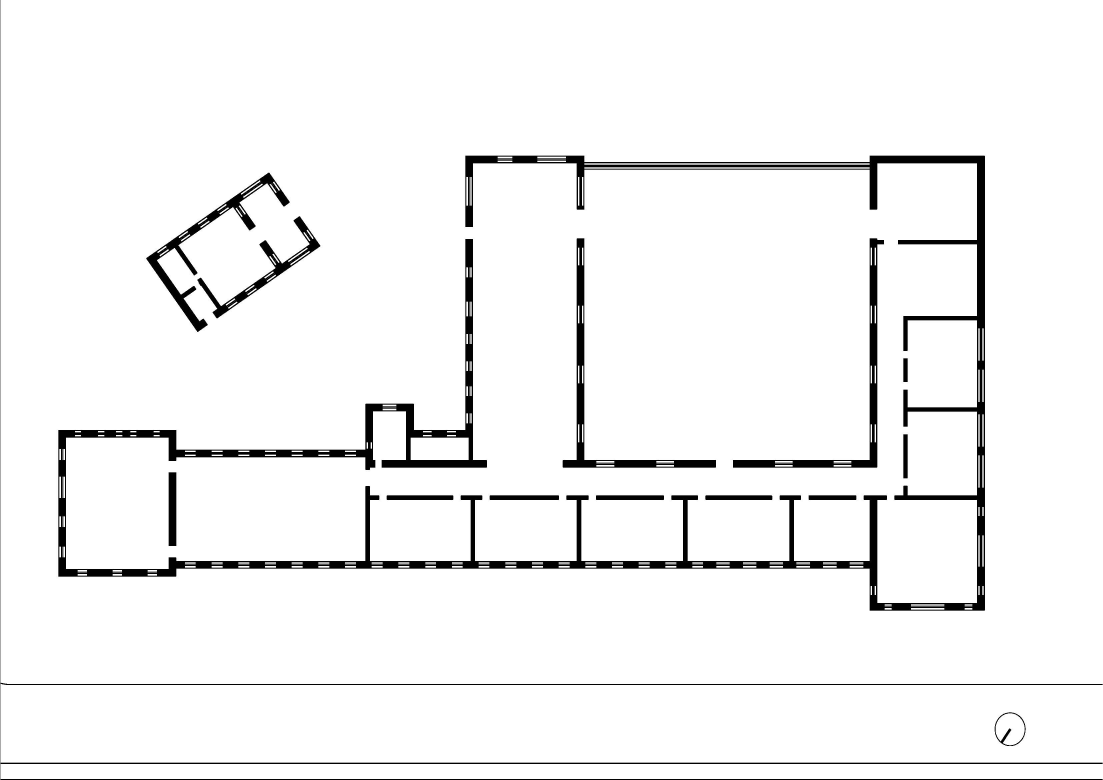
#> input picture oude/construction_site_bk.jpg, 3309 x 2339 px (shown at 1/3 size)
$ python 'Lowerlevel_network oud.py'
#> lines starting #> are read from the running program, lines starting #| are printed output that depends on the picture; after the words box and inside, x2 and y2 are one past the last pixel; in counts of white or black regions, pixels touching at a corner belong together; long printed decimals are rounded
import numpy as np
import matplotlib.pyplot as plt
import cv2
import random
import math
import BIM_mockup as BIM

class Node:
    def __init__(self, point):
        self.point = point
        self.parent = None
        self.cost = 0

class RRTStar:
    def __init__(self, image_path, start, goal, max_iter=10000, goal_radius=20, step_size=10, search_radius=10):
        self.max_iter = max_iter
        self.goal_radius = goal_radius
        self.step_size = step_size
        self.search_radius = search_radius

        # Read and preprocess the image
        self.binary_map = self.load_and_process_map(image_path)
#> in load_and_process_map, floor_plan is the input picture: shape (2339, 3309); min 0, max 255, mean 243.4
#> in load_and_process_map, `_, binary_map = cv2.threshold(floor_plan, 200, 255, cv2.THRESH_BINARY_..`:
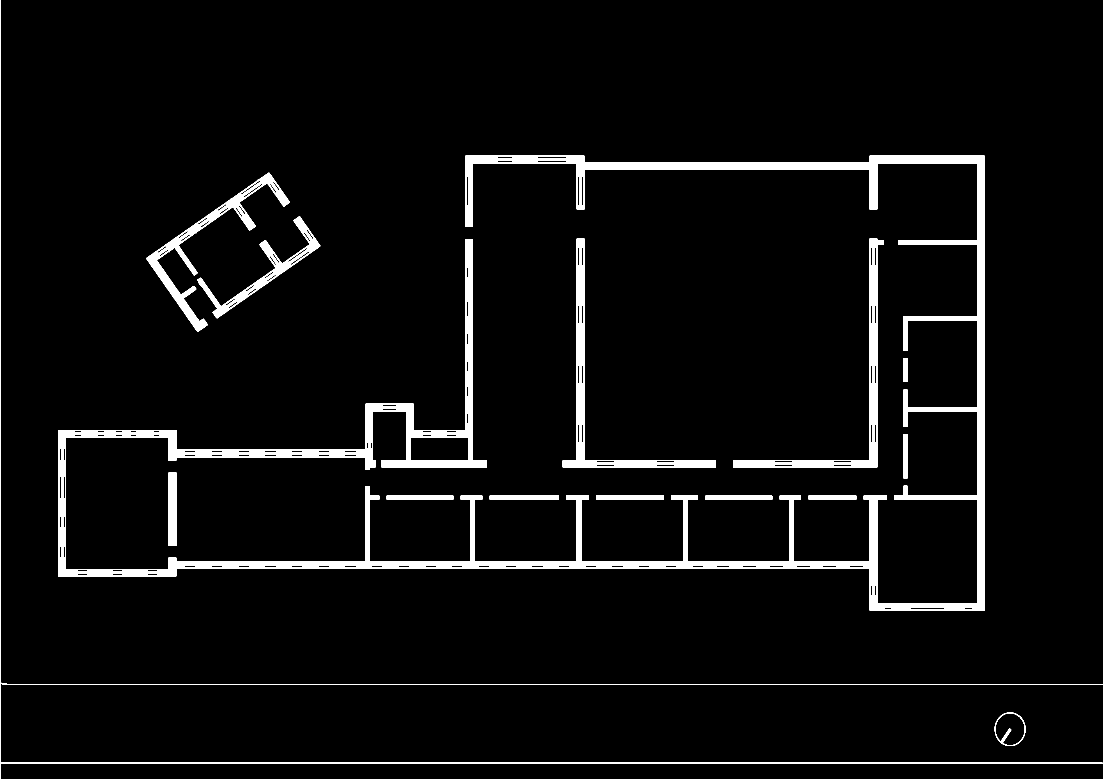
#> binary_map: shape (2339, 3309) (shown at 1/3 size); 4.5% white; 19 white regions (4 under 20 px), largest, box (x1, y1, x2, y2) and area: (175, 467, 2955, 1832) 218451, (1, 0, 3308, 2339) 32105, (1688, 715, 2148, 1403) 22990

        # Initialize start and goal nodes
        self.start_node = Node(start)
        self.goal_node = Node(goal)
        self.tree = [self.start_node]

    @staticmethod
    def load_and_process_map(image_path):
        floor_plan = cv2.imread(image_path, cv2.IMREAD_GRAYSCALE)
        _, binary_map = cv2.threshold(floor_plan, 200, 255, cv2.THRESH_BINARY_INV)
        return binary_map // 255  # Convert to binary (1 for obstacles, 0 for free space)

    @staticmethod
    def distance(p1, p2):
        return math.hypot(p1[0] - p2[0], p1[1] - p2[1])

    @staticmethod
    def random_point(image_shape):
        ptrand = random.randint(0, image_shape[1] - 1), random.randint(0, image_shape[0] - 1)
        print(ptrand)
        return ptrand

    def nearest(self, point):
        return min(self.tree, key=lambda node: self.distance(node.point, point))

    def is_collision_free(self, p1, p2):
        num_points = int(self.distance(p1, p2) / 2) #increase for less detail
        for i in range(num_points):
            u = i / num_points
            x = int(p1[0] * (1 - u) + p2[0] * u)
            y = int(p1[1] * (1 - u) + p2[1] * u)
            if self.binary_map[y, x] == 1:  # 1 indicates an obstacle
                return False
        return True

    def nearby_nodes(self, point, radius):
        return [node for node in self.tree if self.distance(node.point, point) < radius]

    def rewire(self, new_node, nearby_nodes):
        for node in nearby_nodes:
            if node is not new_node.parent:
                new_cost = new_node.cost + self.distance(new_node.point, node.point)
                if new_cost < node.cost and self.is_collision_free(new_node.point, node.point):
                    node.parent = new_node
                    node.cost = new_cost

    def rrt_star(self):
        for i in range(self.max_iter):
            # Generate a random point
            rand_point = self.random_point(self.binary_map.shape)
            if random.random() < 0.15:  # Exploring bias
                rand_point = self.goal_node.point

            # Find the nearest node to the random point
            nearest_node = self.nearest(rand_point)

            # Move towards the random point
            direction = np.array(rand_point) - np.array(nearest_node.point)

            norm = np.linalg.norm(direction)
            if norm < 1e-6:
                continue

            direction = direction / norm  # Normalize direction
            new_point = list(np.round(nearest_node.point + direction * self.step_size).astype(int))

            # Check bounds and collisions
            if (0 <= new_point[0] < self.binary_map.shape[1] and
                0 <= new_point[1] < self.binary_map.shape[0] and
                self.is_collision_free(nearest_node.point, new_point)):

                # Create a new node at new_point, using lists for points
                new_node = Node(new_point)
                new_node.parent = nearest_node
                new_node.cost = nearest_node.cost + self.distance(nearest_node.point, new_point)
                self.tree.append(new_node)

                # Rewire the tree
                near_nodes = self.nearby_nodes(new_point, self.search_radius)
                self.rewire(new_node, near_nodes)

                # Check if the goal is reached
                if self.distance(new_point, self.goal_node.point) < self.goal_radius:
                    self.goal_node.parent = new_node
                    self.goal_node.cost = new_node.cost + self.distance(new_point, self.goal_node.point)
                    self.tree.append(self.goal_node)
                    print(f"Goal reached at iteration {i}")
                    break

        return self.tree, self.goal_node

    def extract_path(self):
        path = []
        node = self.goal_node
        while node:
            path.append(node.point)
            node = node.parent
        return path[::-1]  # Reverse the path

    def smooth_path(self, path):
        smoothed_path = [path[0]]
        i = 0
        while i < len(path) - 1:
            for j in range(len(path) - 1, i, -1):
                if self.is_collision_free(path[i], path[j]):
                    smoothed_path.append(path[j])
                    i = j
                    break
        return smoothed_path

    def rrt_star_with_smoothing(self, smooth=True):
        # Run the RRT* algorithm
#> called with smooth = True
        self.tree, self.goal_node = self.rrt_star()

        # Extract the path from start to goal
        path = self.extract_path()

        # Apply smoothing if requested
        if smooth:
            path = self.smooth_path(path)
#> path = [[592, 1509], [772, 1632.7]]

        return path

    def calculate_path_length(self, path):
        length = 0.0
        for i in range(1, len(path)):
            length += np.linalg.norm(np.array(path[i]) - np.array(path[i - 1]))
        return length

    def plot_result(self, smoothed_path):
        plt.figure(figsize=(10, 10))
        plt.imshow(self.binary_map, cmap='gray_r')

        # Plot the smoothed path
        plt.plot([p[0] for p in smoothed_path], [p[1] for p in smoothed_path],
                 'g-', linewidth=2, label="Smoothed Path")

        start_point = smoothed_path[0]
        end_point = smoothed_path[-1]

        plt.scatter(start_point[0], start_point[1], color='green', label="Start", s=50)
        plt.scatter(end_point[0], end_point[1], color='red', label="Goal", s=50)
        plt.legend()
        plt.title("RRT* Path Planning with Smoothed Path (Inverted Colors)")
        plt.show()


# For local usage
if __name__ == "__main__":
    # Define start and goal points
    start = BIM.nodeALT[2]  # Replace with your start coordinates
    goal = BIM.nodeALT[3]  # Replace with your goal coordinates
    image_path = "construction_site_bk.jpg"

    rrt_star_planner = RRTStar(image_path, start, goal)
    smoothed_path = rrt_star_planner.rrt_star_with_smoothing(smooth=True)
#> smoothed_path = [[592, 1509], [772, 1632.7]]

    # Calculate the length of the smoothed path
    length_of_smooth_path = rrt_star_planner.calculate_path_length(smoothed_path)
#> length_of_smooth_path = 218.4
    print("Length of the smoothed path:", length_of_smooth_path)
#| Length of the smoothed path: 218.385

    # Plot the result
    rrt_star_planner.plot_result(smoothed_path)
#> in plot_result, `plt.show()`:
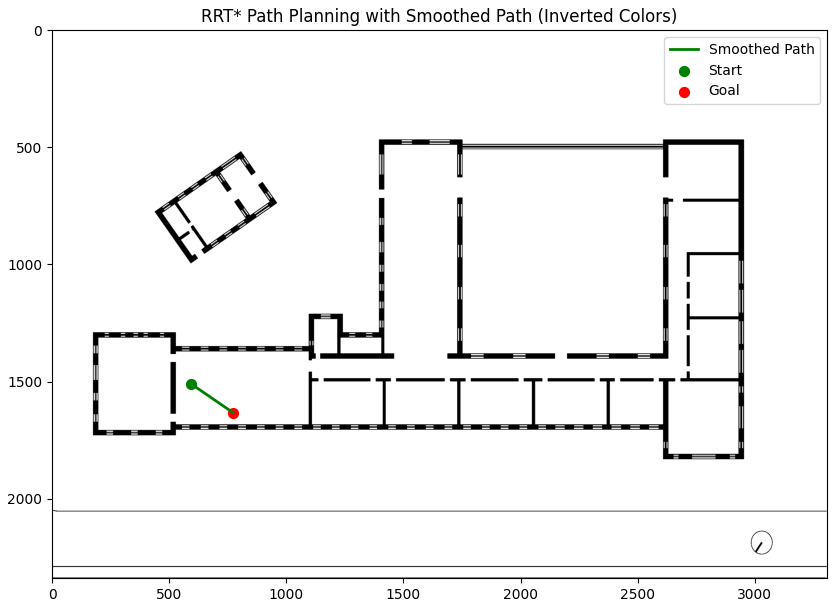
#> figure drawn by matplotlib, 1 panel
